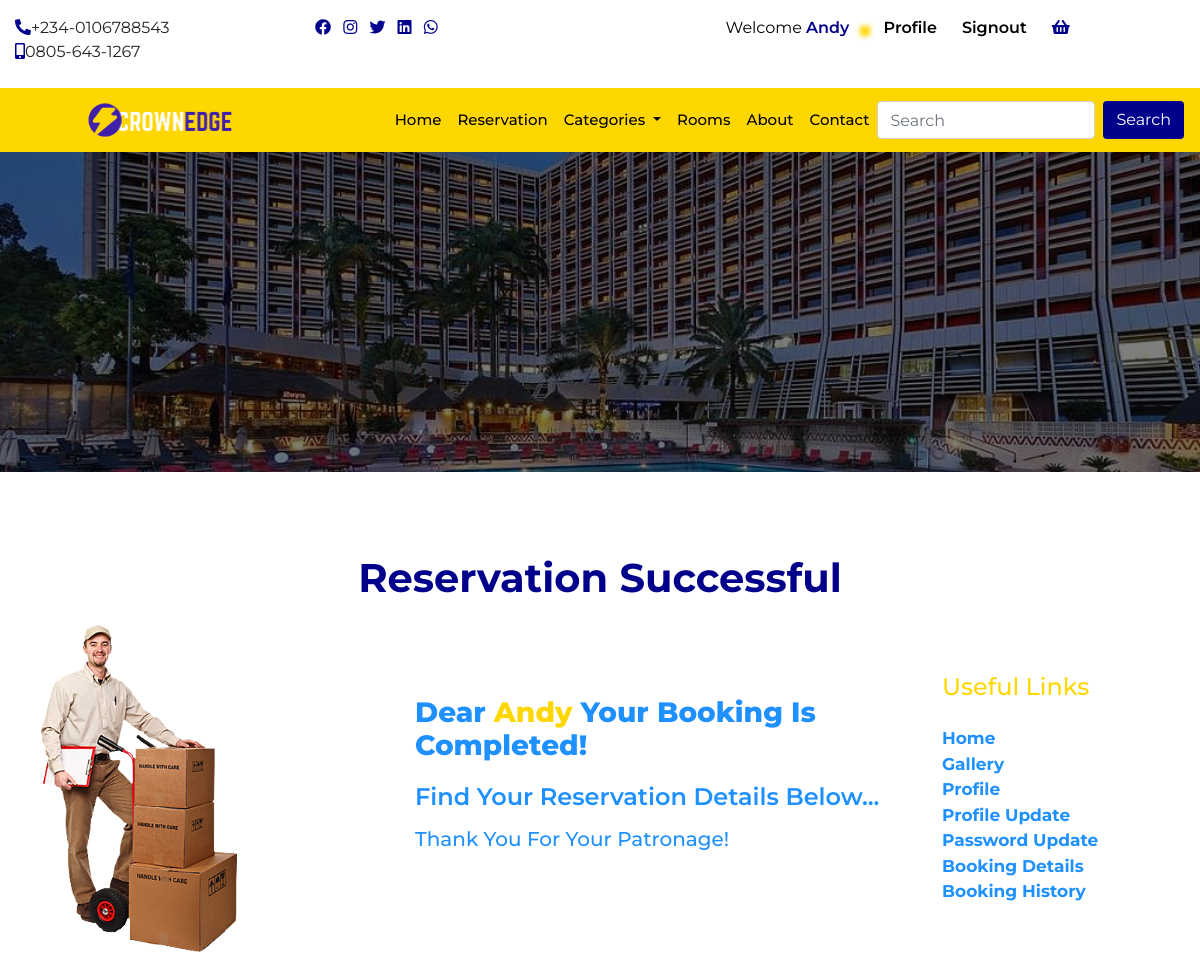
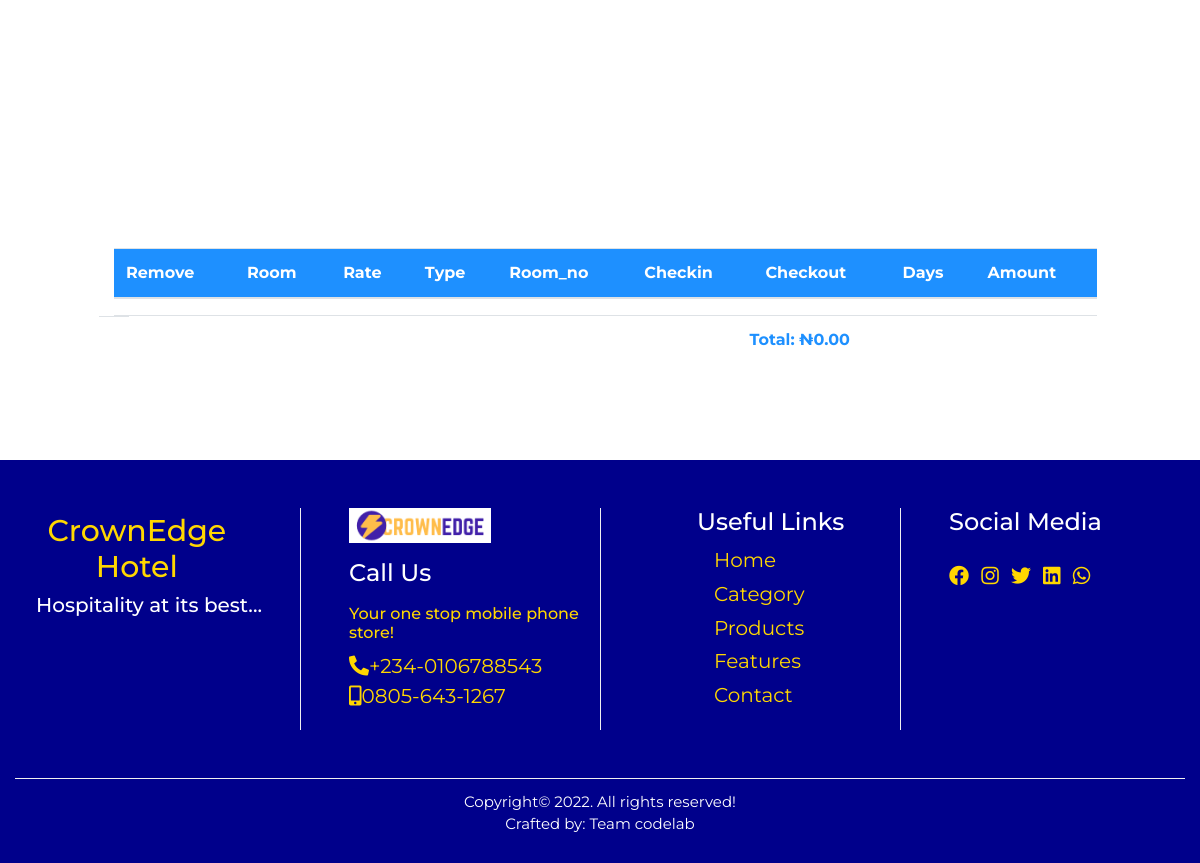
Screenshot of /callback/ (signed in) with the database file from the repository (2 pictures, top to bottom).
### home/models.py (models this page shows, shortened)
class CompanyProfile(models.Model):
    name = models.CharField(max_length=50)
    keyword = models.CharField(max_length=150)
    description = models.CharField(max_length=150)
    logo = models.ImageField(upload_to='logo', blank=True, null=True)
    favicon = models.ImageField(upload_to='logo', blank=True, null=True, default='/favicon-96x96.png')
    carousel = models.ImageField(upload_to='carousel', blank=True, null=True)
    carousel2 = models.ImageField(upload_to='carousel', blank=True, null=True)
    carousel3 = models.ImageField(upload_to='carousel', blank=True, null=True)
    carousel4 = models.ImageField(upload_to='carousel', blank=True, null=True)
    banner = models.ImageField(upload_to='banner', blank=True, null=True)
    mobile = models.CharField(max_length=20)
    mobile2 = models.CharField(max_length=20)
    address = models.CharField(max_length=100)
    email = models.EmailField()
    website = models.URLField()
    about = models.TextField()
    about2 = models.TextField()
    copyright_year = models.CharField(max_length=4)
    class Meta:
        db_table = 'companyprofile'
        managed = True
        verbose_name = 'CompanyProfile'
        verbose_name_plural = 'CompanyProfile'

### userprofile/models.py (models this page shows, shortened)
class Profile(models.Model):
    user = models.OneToOneField(User, on_delete= models.CASCADE)
    first_name = models.CharField(max_length=50)
    last_name = models.CharField(max_length=50)
    username = models.CharField(max_length=50)
    email = models.EmailField()
    phone = models.CharField(max_length=50)
    state = models.CharField(max_length=50)
    address = models.CharField(max_length=150)
    pix = models.ImageField(upload_to='profile', default='profile/avatar.png', blank=True, null=True)
    class Meta:
        db_table = 'profile'
        managed = True
        verbose_name = 'Profile'
        verbose_name_plural = 'Profile'

### home/views.py (the view, shortened to what this page needs)
# urls.py: path('callback/', views.callback, name='callback'),
def callback(request):
    profile = Profile.objects.get(user__username = request.user.username)
    booking = Booking.objects.filter(user__username = request.user.username, paid=False)
    reserved = Booking.objects.filter(user__username = request.user.username, paid=True, future=True)
    subtotal = 0
    vat = 0
    total = 0
    for item in reserved:
        subtotal += item.price * item.no_days
    vat = 0.075 * subtotal
    total = subtotal + vat
    context = {
        'profile':profile,
        'reserved':reserved,
        'total':total,
    }
    return render(request, 'callback.html', context)

### home/context_processor.py (called while the page is built)
def dropdown(request):
    categories = Category.objects.all()
    context = {
        'categories':categories
    }
    return context

def company(request):
    cprofile = CompanyProfile.objects.get(pk=1)
    context = {
        'cprofile':cprofile
    }
    return context

def cartcount(request):
    count =Booking.objects.filter(user__username = request.user.username, paid=False)
    itemcount = 0
    for item in count:
        itemcount += item.no_days
    context = {
        'itemcount':itemcount
    }
    return context

### home/templatetags/sample_tags.py (called while the page is built)
@register.simple_tag
def intralink(main, link):
    return reverse(main) + '#' + link

### home/templates/callback.html (shortened to what this page needs)
{% extends "base.html" %}
{% load humanize %}
{% block header %} {% include 'header.html' %} {% endblock header %}
{% block banner %} {% include 'banner.html' %} {% endblock banner %}
{% block content %}
<section>
  <div class="container-fluid">
    <h1 class="title">Reservation Successful</h1>
    <div class="row callback">
      <div class="col-12 col-sm-12 col-md-5 col-lg-4">
        <div class="img-pcard">
          <img src="{{profile.pix.url}}" alt="">
        </div>
      </div>
      <div class="col-12 col-sm-12 col-md-5 col-lg-5">
        <div class="call">
          <h3>Dear <span>{{profile.first_name}}</span> your booking is completed!</h3>
          <h4>Find your reservation details below...</h4>
          <h5>thank you for your patronage!</h5>
        </div>
      </div>
      <div class="col-12 col-sm-12 col-md-2 col-lg-3 mt-5">
        <div class="pro-links">
          <h4 class="mb-4">Useful Links</h4>
          <ul class="list-unstyled">
            <li><a href="{% url 'home' %}">Home</a></li>
            <li><a href="{% url 'rooms' %}">gallery</a></li>
            <li><a href="{% url 'profile' %}">profile</a></li>
            <li><a href="{% url 'profile_update' %}">profile update</a></li>
            <li><a href="{% url 'password_update' %}">password update</a></li>
            <li><a href="">booking details</a></li>
            <li><a href="{% url 'del_history' %}">booking history</a></li>
          </ul>
        </div>
    </div>
    <div class="container mt-5">
    <div class="container mt-5">
      <div class="cart">
        <table class="table">
          <thead>
            <tr>
              <th scope="col">remove</th>
              <th scope="col">room</th>
              <th scope="col">rate</th>
              <th scope="col">type</th>
              <th scope="col">room_no</th>
              <th scope="col">checkin</th>
              <th scope="col">checkout</th>
              <th scope="col">days</th>
              <th scope="col">amount</th>
            </tr>
          </thead>
        </table>
        <table class="cart table">
            <tbody>
            <tr>
              <td class="row"></td>
              <td></td>
              <td></td>
              <td></td>
              <td></td>
              <td></td>
              <td></td>
              <td></td>
              <td></td>
              <td></td>
              <td>Total: ₦{{total|floatformat:2|intcomma}}</td>
            </tr>
          </tbody>
        </table>
      </div>
    </div>
  </div>
</section>
{% endblock content %}
{% block footer %} {% include 'footer.html' %} {% endblock footer %}

### home/templates/header.html (shortened to what this page needs)
{% load sample_tags %}
<div class="container-fluid">
    <div class="row">
      <div class="col-12 col-sm-6 col-md-2 col-lg-3 mt-3 mb-2 hide">
        <ul class="list-inline">
          <li class="list-inline-item"><a href=""><i class="fas fa-phone-alt"></i></a><span>+234-0106788543</span></li>
          <li class="list-inline-item"><a href=""><i class="fas fa-mobile-alt"></i></a><span>0805-643-1267</span></li>
        </ul>
      </div>
      <div class="col-12 col-sm-6 col-md-2 col-lg-3 mt-3 mb-2 hide">
        <ul class="list-inline">
          <li class="list-inline-item"><a href=""><i class="fab fa-facebook"></i></a></li>
          <li class="list-inline-item"><a href=""><i class="fab fa-instagram"></i></a></li>
          <li class="list-inline-item"><a href=""><i class="fab fa-twitter"></i></a></li>
          <li class="list-inline-item"><a href=""><i class="fab fa-linkedin"></i></a></li>
          <li class="list-inline-item"><a href=""><i class="fab fa-whatsapp"></i></a></li>
        </ul>
      </div>
      <div class="col-12 col-sm-12 col-md-8 col-lg-6 mt-3 mb-2 auth">
        <ul class="">
          {% if user.is_authenticated %}
            <li class=""><a href="{% url 'profile' %}" class="welcome">welcome <span>
              {% if user.first_name %}
                {{request.user.first_name}}
              {% else %}
                {{request.user.username}}
              {% endif %}
            </span></i></a></li>
            <li class=""><a href="{% url 'profile' %}" class="user-btn"><span>profile</span></a></li>
            <li class=""><a href="{% url 'signout' %}" class="user-btn"><span>signout</span></a></li>
            <li class="">
              <a href="{% url 'booked' %}" class="user-btn">
                {% if itemcount > 0 %}
                  <span class="badge badge-pill badge-warning">
                    <i class="fas fa-shopping-basket"></i>
                    <span class="badge badge-pill badge-info">{{itemcount}}</span>
                  </span>
                {% else %}
                  <i class="fas fa-shopping-basket"></i>
                {% endif %}
              </a>
            </li>
          {% else %}
            <li class=""><a href="{% url 'signin' %}" class="user-btn"><i class="fas fa-user"></i><span>signin</span></a></li>
            <li class=""><a href="{% url 'signup' %}" class="user-btn"><i class="fas fa-users"></i><span>signup</span></a></li>
          {% endif %}
        </ul>
      </div>
    </div>
  </div>
      <nav class="navbar navbar-expand-lg navbar-light sticky-top">
        <a class="navbar-brand" href="{% url 'home' %}"><img src="{{cprofile.logo.url}}" alt=""></a>
        <div class="collapse navbar-collapse" id="navbarSupportedContent">
          <ul class="navbar-nav ml-auto">
            <li class="nav-item active">
              <a class="nav-link" href="{% url 'home' %}">home <span class="sr-only">(current)</span></a>
            </li>
            <li class="nav-item">
              <a class="nav-link" href="">reservation</a>
            </li>
            <li class="nav-item dropdown">
              <a class="nav-link dropdown-toggle" href="/index2.html" id="navbarDropdown" role="button" data-toggle="dropdown" aria-haspopup="true" aria-expanded="false">
                categories
              </a>
            </li>
            <li class="nav-item">
              <a class="nav-link" href="{% url 'rooms' %}">rooms</a>
            </li>
            <li class="nav-item">
              <a class="nav-link" href="#aboutus">about</a>
            </li>
            <li class="nav-item">
              <a class="nav-link" href="{% intralink 'home' 'contact' %}">contact</a>
            </li>
          </ul>
          <form class="form-inline my-2 my-lg-0" action="{% url 'search' %}" method="POST">
            <input class="form-control mr-sm-2" name="search" type="search" placeholder="Search" aria-label="Search">
            <button class="btn form-btn" type="submit">Search</button>
          </form>
        </div>
      </nav>

### home/static/css/style.css (style rules this page uses)
* { margin: 0px; padding: 0px; box-sizing: border-box; }
body { font-family: 'Montserrat', sans-serif; }
html { scroll-behavior: smooth; }
.hide a { color: darkblue; }
.welcome { color: black; font-weight: 400; text-transform: capitalize; padding-right: .6rem; }
.welcome span { color: darkblue; font-weight: 600; text-decoration: none; }
.user-btn { color: darkblue; font-weight: 400; padding-left: 1rem; padding-right: .3rem; }
.user-btn span { color: black; font-weight: 600; text-transform: capitalize; }
.auth { display: flex; justify-content: space-around; }
.auth li { display: inline; }
h1 { color: gold; }
.navbar { background: gold; }
#navbarSupportedContent a { color: black; text-transform: capitalize; font-size: 15px; font-weight: 500; }
.navbar img { width: 50%; margin-left: 20%; }
.navbar-nav { margin-left: 50%; }
.form-btn { color:white; background: darkblue; }
.container-fluid h1 { text-align: center; margin-top: 2%; }
.cart { width: 100%; padding-left: 5%; padding-right: 4%; }
.cart table { width: 100%; }
.cart thead { background: dodgerblue; color: white; text-transform: capitalize; }
.cart td { color: dodgerblue; text-transform: capitalize; font-weight: 700; }
.title { text-transform: capitalize; padding-top: 5%; margin-bottom: 2%; color: darkblue; font-weight: bold; }
.img-pcard { width: 60%; height: 60vh; padding-left: 7%; }
.img-pcard img { width: 100%; }
.pro-links { margin-left: 10%; }
.pro-links h4 { color: gold; }
.pro-links a { color: dodgerblue; font-size: 17px; font-weight: 700; text-transform: capitalize; }
.callback { margin-bottom: 5%; }
.call { margin-top: 15%; color: dodgerblue; text-transform: capitalize; }
.call span { color: gold; }
.call h3 { margin-bottom: 20px; font-weight: 800; }
.call h4 { margin-bottom: 15px; font-weight: 600; }

### rows the page displays
CompanyProfile: logo (picture)
Profile: pix (picture), first_name "Andy"

### other values shown
{{ request.user.first_name }} "Andy"
{{ total|floatformat:2|intcomma }} "0.00"
